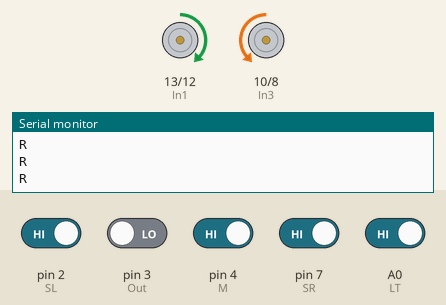
Simulated run of this sketch. Board: Arduino Uno, built with avr-gcc and run on an emulated ATmega328P. Shown: motor-driver pin pairs drawn as motors (green arrow = first pin HIGH = forward, orange = second pin HIGH = backward, longer = more drive, scaled by the enable pin), the last lines printed to the serial monitor. Inputs (shaded band) come from the test bench; at power-on: A0 (LT), pin 2 (SL), pin 4 (M), pin 7 (SR) HIGH, pin 3 (Out) LOW.

Above: at 1.2 s.
1.3 s: A0 (LT) driven LOW
At 2.0 s:
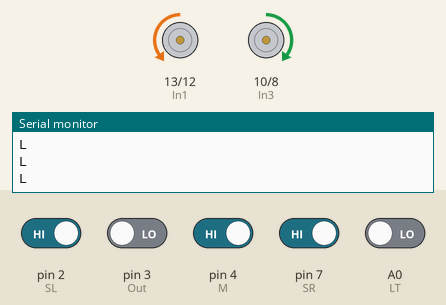
2.8 s: A0 (LT) driven HIGH
At 4.0 s:
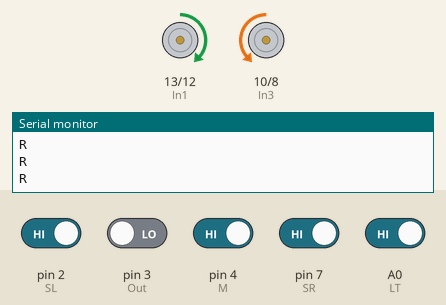
4.3 s: pin 2 (SL) driven LOW
At 5.3 s:
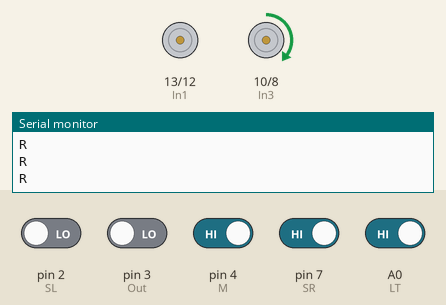
5.8 s: pin 4 (M) driven LOW
7.3 s: pin 7 (SR) driven LOW and A0 (LT) driven LOW
At 9.6 s:
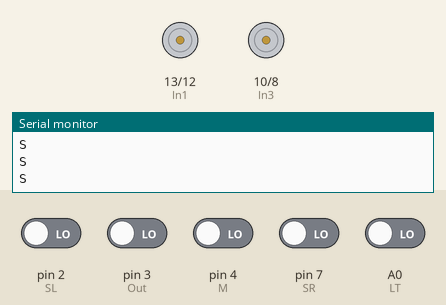
10.3 s: pin 2 (SL) driven HIGH
At 11.7 s:
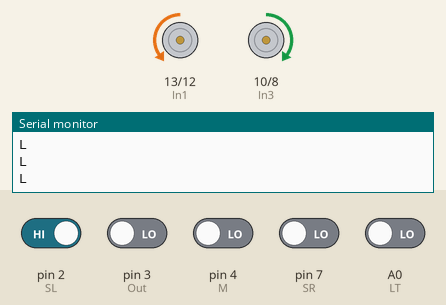
Timing chart, 0 to 12.8 s (numbered marks = the images above; inputs shaded):
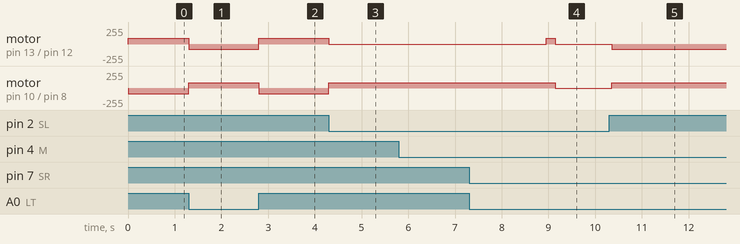

Measured:
- after the input at 1.3 s, motor on pin 13 (In1) / pin 12 (In2): forward 85/255 → backward 80/255 at once; motor on pin 10 (In3) / pin 8 (In4): backward 85/255 → forward 80/255 at once
- after the input at 2.8 s, motor on pin 13 (In1) / pin 12 (In2): backward 80/255 → forward 85/255 at once; motor on pin 10 (In3) / pin 8 (In4): forward 80/255 → backward 85/255 at once
- after the input at 4.3 s, motor on pin 13 (In1) / pin 12 (In2): forward 85/255 → stopped at once; motor on pin 10 (In3) / pin 8 (In4): backward 85/255 → forward 80/255 at once
- after the input at 7.3 s, motor on pin 10 (In3) / pin 8 (In4): forward 80/255 → stopped after 1.9 s
- after the input at 10.3 s, motor on pin 13 (In1) / pin 12 (In2): stopped → backward 80/255 after 0.05 s; motor on pin 10 (In3) / pin 8 (In4): stopped → forward 80/255 after 0.05 s

The sketch:

a_Left_Hand.ino
```cpp
/*
 There are 4 Line follower sensor
 LT          SL          M        SR
 LT -> means I read left path
 SL -> means i deviated right while moving on line so i need a little speed in left direction
 SR -> I deviated left so i need to move right
 M -> to make sure in always reads as i am moving on line

 */

#define SL 2
#define M 4
#define SR 7
#define enB 9
#define In4 8
#define In3 10
#define In2 12
#define In1 13
#define enA 11
#define Out 3
#define S2 5
#define S3 6
#define Tx 0
#define Rx 1
#define LT  A0


int frequency;
int R,G,B;
int T1,T2,T3,T4;

int Delay=0;
int mspeed=65;
int LSpeed=80;
int RotSpeed=80;
int n=5;
```

b_Setup.ino
```cpp
void setup () {
 pinMode   (LT,INPUT);
  pinMode  (M,INPUT);
   pinMode   (SR,INPUT);
   pinMode (SL,INPUT);

    pinMode   (enA ,OUTPUT  );
     pinMode (enB,OUTPUT);
       pinMode (In1,OUTPUT);
         pinMode (In2,OUTPUT);
          pinMode (In3,OUTPUT);
            pinMode (In4,OUTPUT);
             pinMode (S2,OUTPUT);
              pinMode (S3,OUTPUT);
               pinMode (Out,INPUT);


   Serial.begin(9600);
}
```

c_loop.ino
```cpp
void loop()
{

if (digitalRead(LT)==0) // Reads left
 {
  if (((digitalRead(LT)==0)&&(digitalRead(SL)==0)&&(digitalRead(M)==0)&&(digitalRead(SR)==0)))
       {delay (200); // move a little longer
       if ((digitalRead(LT)==0)&&(digitalRead(SL)==0)&&(digitalRead(M)==0)&&(digitalRead(SR)==0))
      {
        Serial.println("S");
        STP();       // I moved and still read black in all of them then i reached final
        }
       else
       {Serial.println("L");
        Left ();}      // means I was in T position so turn left
       }
       else{

    Serial.println("L");
        Left ();}
  }


else if (digitalRead(LT)==1)  // If left sensor reads white continue straight as long as the middle is black
  {
         if (digitalRead(M)==0)
            {
             {Serial.println("F");
              STR();}
             }


    else if ((digitalRead(SL)==0))
              S_Left();                       /// the middle reads white ! then i deviated
    else if( (digitalRead(SR)==0)||(digitalRead(M)==0))
              S_Right();
    else   if  ((digitalRead(LT)==1)&&(digitalRead(SL)==1)&&(digitalRead(M)==1)&&(digitalRead(SR)==1))
    {

      if  ((digitalRead(LT)==1)&&(digitalRead(SL)==1)&&(digitalRead(M)==1)&&(digitalRead(SR)==1))
    {  do{
      Serial.println("R");
      Right();} while ((digitalRead(LT)==1)&&(digitalRead(SL)==1)&&(digitalRead(M)==1)&&(digitalRead(SR)==1));
    }
     }

  }


}
```

d_colorsensor.ino
```cpp
void colorsensor () { // Calibration Color sensor for different speed
     //Red
  digitalWrite(S2,LOW);
  digitalWrite(S3,LOW);
  frequency = pulseIn(Out, LOW);

  R= map(frequency, 25,72,255,0);
  delay(50);

  //Green
  digitalWrite(S2,HIGH);
  digitalWrite(S3,HIGH);

  frequency = pulseIn(Out, LOW);

  G = map(frequency, 30,90,255,0);


  delay(50);
//Blue
  digitalWrite(S2,LOW);
  digitalWrite(S3,HIGH);

  frequency = pulseIn(Out, LOW);

  B= map(frequency, 25,70,255,0);
  delay(50);

if (G>B && G>R)
 { if (G>0)mspeed=120;
  else if (G<0) mspeed=160; }


else if (R>G && R>B)
mspeed=80;

else

mspeed=80;


}
```

e_Motor.ino
```cpp
void S_Left ()

   {
    digitalWrite (In2,LOW);
    digitalWrite (In1,LOW);
    digitalWrite (In4,LOW);
    digitalWrite (In3,HIGH);
    analogWrite (enA,0)  ;
    analogWrite (enB, RotSpeed)  ;   }

  void S_Right ()

{


  digitalWrite (In4,LOW);
    digitalWrite (In3,LOW);
    digitalWrite (In2,LOW);
    digitalWrite (In1,HIGH);
    analogWrite (enB,0)  ;
    analogWrite (enA, RotSpeed)  ;  }


void Left ()
{

    digitalWrite (In2,HIGH);
    digitalWrite (In1,LOW);
    digitalWrite (In4,LOW);
    digitalWrite (In3,HIGH);
    analogWrite (enA,RotSpeed)  ;
    analogWrite (enB, RotSpeed)  ;}
void STR ()
{
  colorsensor();

   digitalWrite (In1,HIGH);
    digitalWrite (In2,LOW);
    digitalWrite (In3,HIGH);
    digitalWrite (In4,LOW);
    analogWrite (enA,mspeed)  ;
    analogWrite (enB, mspeed)  ;
    }

    void Return ()
{

   digitalWrite (In1,LOW);
    digitalWrite (In2,HIGH);
    digitalWrite (In3,HIGH);
    digitalWrite (In4,LOW);
    analogWrite (enA,RotSpeed)  ;
    analogWrite (enB, RotSpeed)  ;   }
void Right ()
{
  //Serial.println("R");
  digitalWrite (In1,HIGH);
    digitalWrite (In2,LOW);
    digitalWrite (In3,LOW);
    digitalWrite (In4,HIGH);
    analogWrite (enA,RotSpeed+n)  ;
    analogWrite (enB, RotSpeed+n)  ;}
void Back ()
{
  digitalWrite (In2,HIGH);
    digitalWrite (In1,LOW);
    digitalWrite (In4,HIGH);
    digitalWrite (In3,LOW);
    analogWrite (enA,RotSpeed)  ;
    analogWrite (enB, RotSpeed)  ;
  }
void STP ()
{
   digitalWrite (In1,LOW);
    digitalWrite (In2,LOW);
    digitalWrite (In3,LOW);
    digitalWrite (In4,LOW);
    analogWrite (enA,0)  ;
    analogWrite (enB, 0)  ;
  }
```
